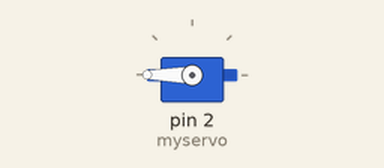
Recording of a sketch running on a simulated Arduino Uno, built with avr-gcc and run on an emulated ATmega328P. Parts: servo.

Above: at 0.05 s.
Timing chart, 0 to 4.6 s (numbered marks = the images above):
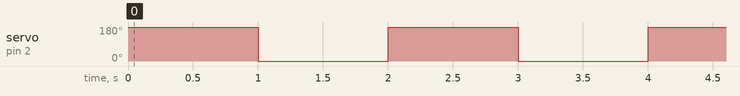

Measured:
- by itself, servo on pin 2 (myservo): alternates 180° for 1.0 s and 0° for 1.0 s

The sketch:

Servo180Test.ino
```cpp
#include <Servo.h>

Servo myservo;  // create servo object to control a servo
// twelve servo objects can be created on most boards

void setup() {
  Serial.begin(9600);
  myservo.attach(2);  // attaches the servo on pin 2 to the servo object
}

void loop() {
  myservo.write(180);
  delay(1000);
  myservo.write(0);
  delay(1000);
  /*
  if(Serial.available() > 0) {
    int pos = Serial.parseInt();
    myservo.write(pos);
  }
  */
}
```
